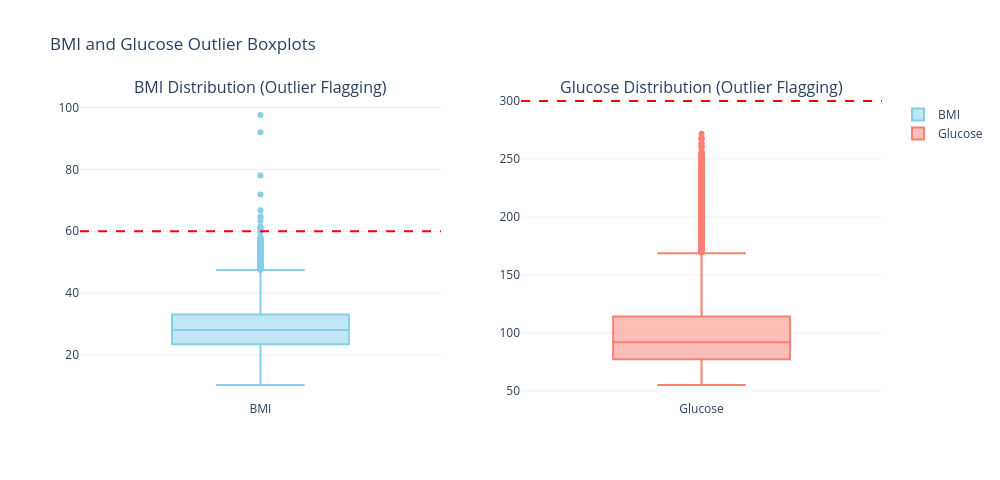
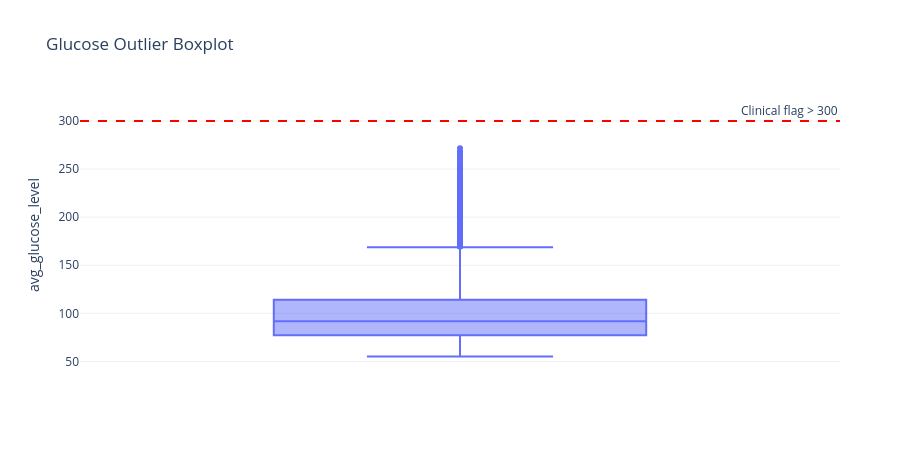

Notebook code cell kept with these figures, in order:
### Code cell
fig = make_subplots(rows=1, cols=2, subplot_titles=("BMI Distribution (Outlier Flagging)", "Glucose Distribution (Outlier Flagging)"))
fig.add_trace(go.Box(y=df_clean["bmi"], name="BMI", marker_color="skyblue"), row=1, col=1)
fig.add_hline(y=60, line_dash="dash", line_color="red", row=1, col=1)
fig.add_trace(go.Box(y=df_clean["avg_glucose_level"], name="Glucose", marker_color="salmon"), row=1, col=2)
fig.add_hline(y=300, line_dash="dash", line_color="red", row=1, col=2)
fig.update_layout(title_text="BMI and Glucose Outlier Boxplots")
show_and_save(fig, "02_data_cleaning", "bmi_outlier_boxplot.png", width=1000, height=480)

fig2 = px.box(df_clean, y="avg_glucose_level", title="Glucose Outlier Boxplot")
fig2.add_hline(y=300, line_dash="dash", line_color="red", annotation_text="Clinical flag > 300")
show_and_save(fig2, "02_data_cleaning", "glucose_outlier_boxplot.png", height=450)

### Figure 1 — Plotly figure (JSON) as saved in the notebook; plotly's stock layout.template omitted (floating-point values rounded to 4 significant figures; data arrays with more than 128 entries replaced by an {"elided": "..."} marker saying what was removed)
{"data": [{"marker": {"color": "skyblue"}, "name": "BMI", "type": "box", "xaxis": "x", "y": {"elided": "5109 float values"}, "yaxis": "y"}, {"marker": {"color": "salmon"}, "name": "Glucose", "type": "box", "xaxis": "x2", "y": {"elided": "5109 float values"}, "yaxis": "y2"}], "layout": {"annotations": [{"font": {"size": 16}, "showarrow": false, "text": "BMI Distribution (Outlier Flagging)", "x": 0.225, "xanchor": "center", "xref": "paper", "y": 1, "yanchor": "bottom", "yref": "paper"}, {"font": {"size": 16}, "showarrow": false, "text": "Glucose Distribution (Outlier Flagging)", "x": 0.775, "xanchor": "center", "xref": "paper", "y": 1, "yanchor": "bottom", "yref": "paper"}], "height": 480, "shapes": [{"line": {"color": "red", "dash": "dash"}, "type": "line", "x0": 0, "x1": 1, "xref": "x domain", "y0": 60, "y1": 60, "yref": "y"}, {"line": {"color": "red", "dash": "dash"}, "type": "line", "x0": 0, "x1": 1, "xref": "x2 domain", "y0": 300, "y1": 300, "yref": "y2"}], "title": {"text": "BMI and Glucose Outlier Boxplots"}, "width": 1000, "xaxis": {"anchor": "y", "domain": [0, 0.45]}, "xaxis2": {"anchor": "y2", "domain": [0.55, 1]}, "yaxis": {"anchor": "x", "domain": [0, 1]}, "yaxis2": {"anchor": "x2", "domain": [0, 1]}}}

### Figure 2 — Plotly figure (JSON) as saved in the notebook; plotly's stock layout.template omitted (floating-point values rounded to 4 significant figures; data arrays with more than 128 entries replaced by an {"elided": "..."} marker saying what was removed)
{"data": [{"alignmentgroup": "True", "hovertemplate": "avg_glucose_level=%{y}<extra></extra>", "legendgroup": "", "marker": {"color": "#636efa"}, "name": "", "notched": false, "offsetgroup": "", "orientation": "v", "showlegend": false, "type": "box", "x0": " ", "xaxis": "x", "y": {"elided": "5109 float values"}, "y0": " ", "yaxis": "y"}], "layout": {"annotations": [{"showarrow": false, "text": "Clinical flag > 300", "x": 1, "xanchor": "right", "xref": "x domain", "y": 300, "yanchor": "bottom", "yref": "y"}], "boxmode": "group", "height": 450, "legend": {"tracegroupgap": 0}, "shapes": [{"line": {"color": "red", "dash": "dash"}, "type": "line", "x0": 0, "x1": 1, "xref": "x domain", "y0": 300, "y1": 300, "yref": "y"}], "title": {"text": "Glucose Outlier Boxplot"}, "width": 920, "xaxis": {"anchor": "y", "domain": [0, 1]}, "yaxis": {"anchor": "x", "domain": [0, 1], "title": {"text": "avg_glucose_level"}}}}
